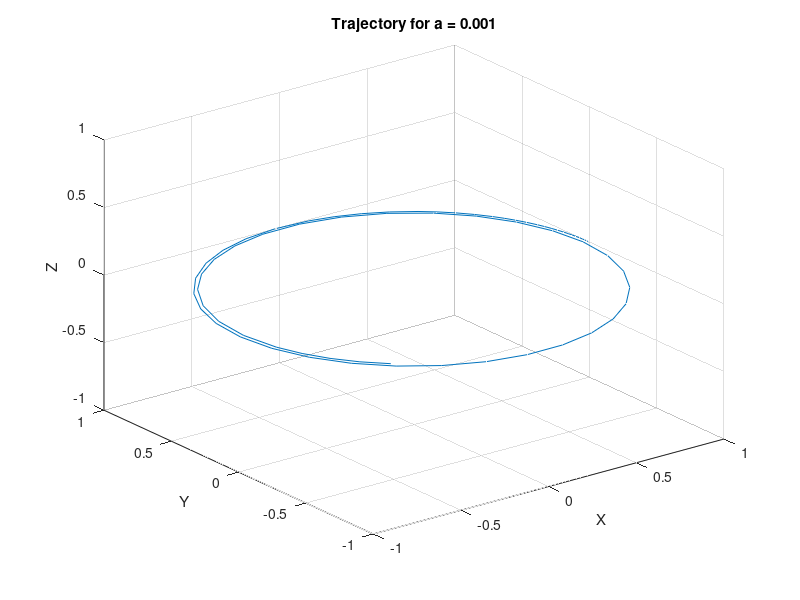
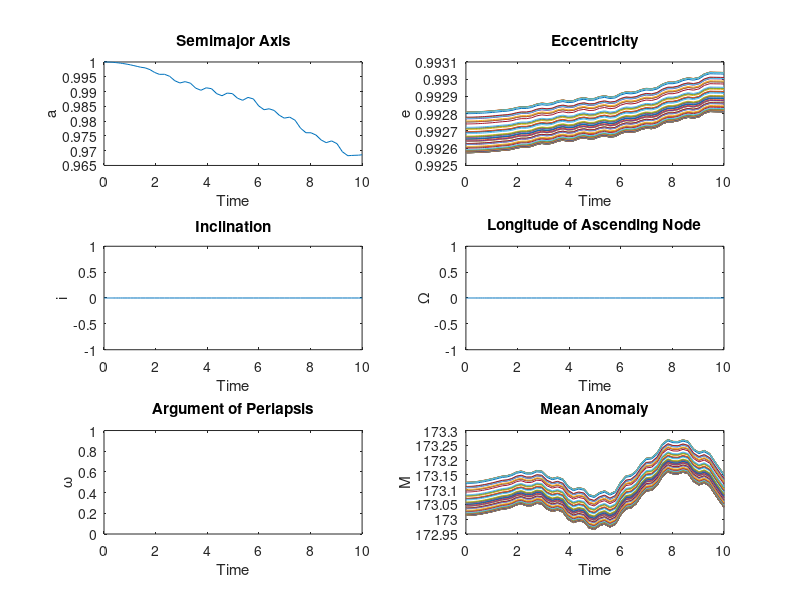

These charts were generated, in order, by the following MATLAB code: (Note: this script raises an error after producing the figures.)
function orbital_simulation()

    mu = 1;
    r0 = [1; 0; 0];
    v0 = [0; 1; 0];
    
    a_values = [0.001, 0.01, 0.1, 1];

    tspan = [0, 10];

    for a = a_values
        ad = [a; 0; 0];
        
        y0 = [r0; v0];

        [t, y] = ode45(@(t, y) odefunc(t, y, mu, ad), tspan, y0);

        figure;
        plot3(y(:, 1), y(:, 2), y(:, 3));
        title(['Trajectory for a = ' num2str(a)]);
        xlabel('X');
        ylabel('Y');
        zlabel('Z');
        grid on;

        elements = compute_orbital_elements(y, mu);
        plot_orbital_elements(t, elements, a);
    end
end

function dydt = odefunc(t, y, mu, ad)
    r = y(1:3);
    v = y(4:6);

    r_norm = norm(r);
    dydt = zeros(6, 1);

    dydt(1:3) = v;
    dydt(4:6) = -mu / r_norm^3 * r + ad;
end

function elements = compute_orbital_elements(y, mu)
    r = y(:, 1:3);
    v = y(:, 4:6);

    h = cross(r, v);
    n = cross([zeros(size(h, 1), 2), ones(size(h, 1), 1)], h);

    r_norm = vecnorm(r, 2, 2);
    v_norm = vecnorm(v, 2, 2);

    elements.a = 1 ./ (2 ./ r_norm - v_norm.^2 / mu);
    elements.e = sqrt(1 - (vecnorm(h, 2, 2).^2 / (mu * elements.a)));
    elements.i = acosd(h(:, 3) ./ vecnorm(h, 2, 2));
    elements.Omega = atan2d(n(:, 2), n(:, 1));
    elements.omega = atan2d(r(:, 3) ./ sind(elements.i), -r(:, 2) ./ sind(elements.i));
    elements.M = acosd((elements.a .* (1 - elements.e.^2) - r_norm) ./ (elements.e .* r_norm));
end

function plot_orbital_elements(t, elements, a)
    figure;
    subplot(3, 2, 1);
    plot(t, elements.a);
    title('Semimajor Axis');
    xlabel('Time');
    ylabel('a');

    subplot(3, 2, 2);
    plot(t, elements.e);
    title('Eccentricity');
    xlabel('Time');
    ylabel('e');

    subplot(3, 2, 3);
    plot(t, elements.i);
    title('Inclination');
    xlabel('Time');
    ylabel('i');

    subplot(3, 2, 4);
    plot(t, elements.Omega);
    title('Longitude of Ascending Node');
    xlabel('Time');
    ylabel('\Omega');

    subplot(3, 2, 5);
    plot(t, elements.omega);
    title('Argument of Periapsis');
    xlabel('Time');
    ylabel('\omega');

    subplot(3, 2, 6);
    plot(t, elements.M);
    title('Mean Anomaly');
    xlabel('Time');
    ylabel('M');

    sgtitle(['Orbital Elements for a = ' num2str(a)]);
end
